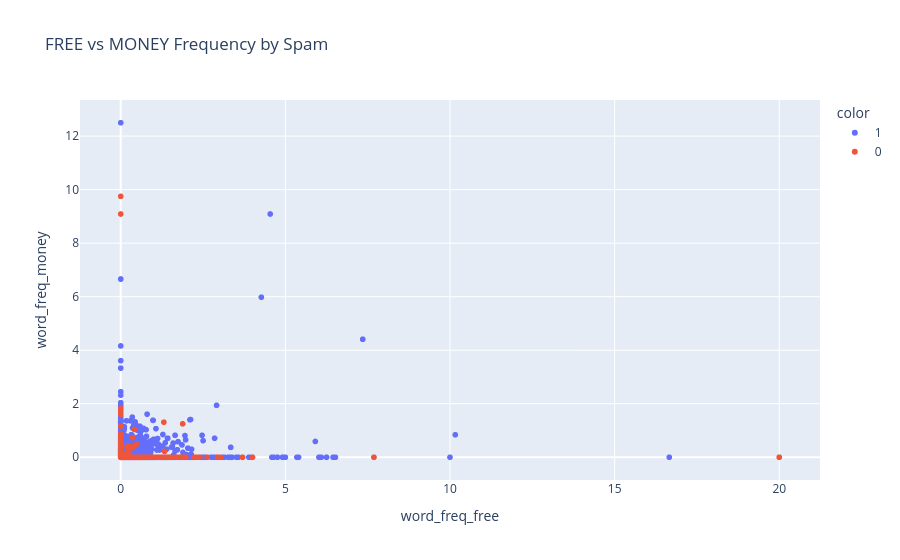

Write notebook code for a chart like this one.
### Code cell
fig = px.scatter(df, 
                 x='word_freq_free', 
                 y='word_freq_money', 
                 color=df['class'].astype(str),
                 title='FREE vs MONEY Frequency by Spam')
fig.show()

### Figure 1 — Plotly figure (JSON) as saved in the notebook; plotly's stock layout.template omitted (floating-point values rounded to 4 significant figures; data arrays with more than 128 entries replaced by an {"elided": "..."} marker saying what was removed)
{"data": [{"hovertemplate": "color=1<br>word_freq_free=%{x}<br>word_freq_money=%{y}<extra></extra>", "legendgroup": "1", "marker": {"color": "#636efa", "symbol": "circle"}, "mode": "markers", "name": "1", "showlegend": true, "type": "scattergl", "x": {"elided": "1813 float values"}, "xaxis": "x", "y": {"elided": "1813 float values"}, "yaxis": "y"}, {"hovertemplate": "color=0<br>word_freq_free=%{x}<br>word_freq_money=%{y}<extra></extra>", "legendgroup": "0", "marker": {"color": "#EF553B", "symbol": "circle"}, "mode": "markers", "name": "0", "showlegend": true, "type": "scattergl", "x": {"elided": "2788 float values"}, "xaxis": "x", "y": {"elided": "2788 float values"}, "yaxis": "y"}], "layout": {"autosize": true, "legend": {"title": {"text": "color"}, "tracegroupgap": 0}, "title": {"text": "FREE vs MONEY Frequency by Spam"}, "xaxis": {"anchor": "y", "autorange": true, "domain": [0, 1], "range": [-1.181, 21.18], "title": {"text": "word_freq_free"}, "type": "linear"}, "yaxis": {"anchor": "x", "autorange": true, "domain": [0, 1], "range": [-0.9156, 13.42], "title": {"text": "word_freq_money"}, "type": "linear"}}}
